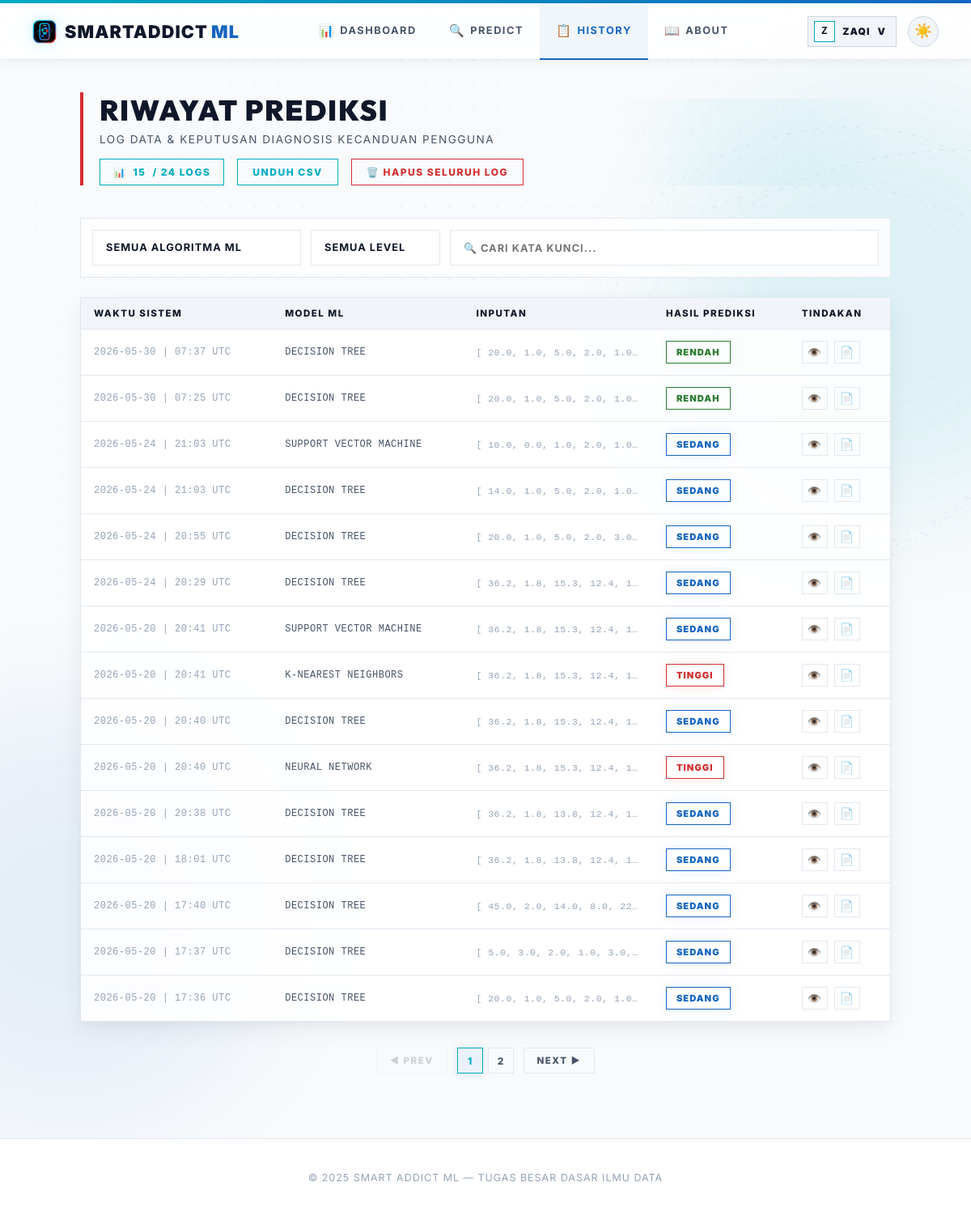
The app's page /history (signed in), older data.
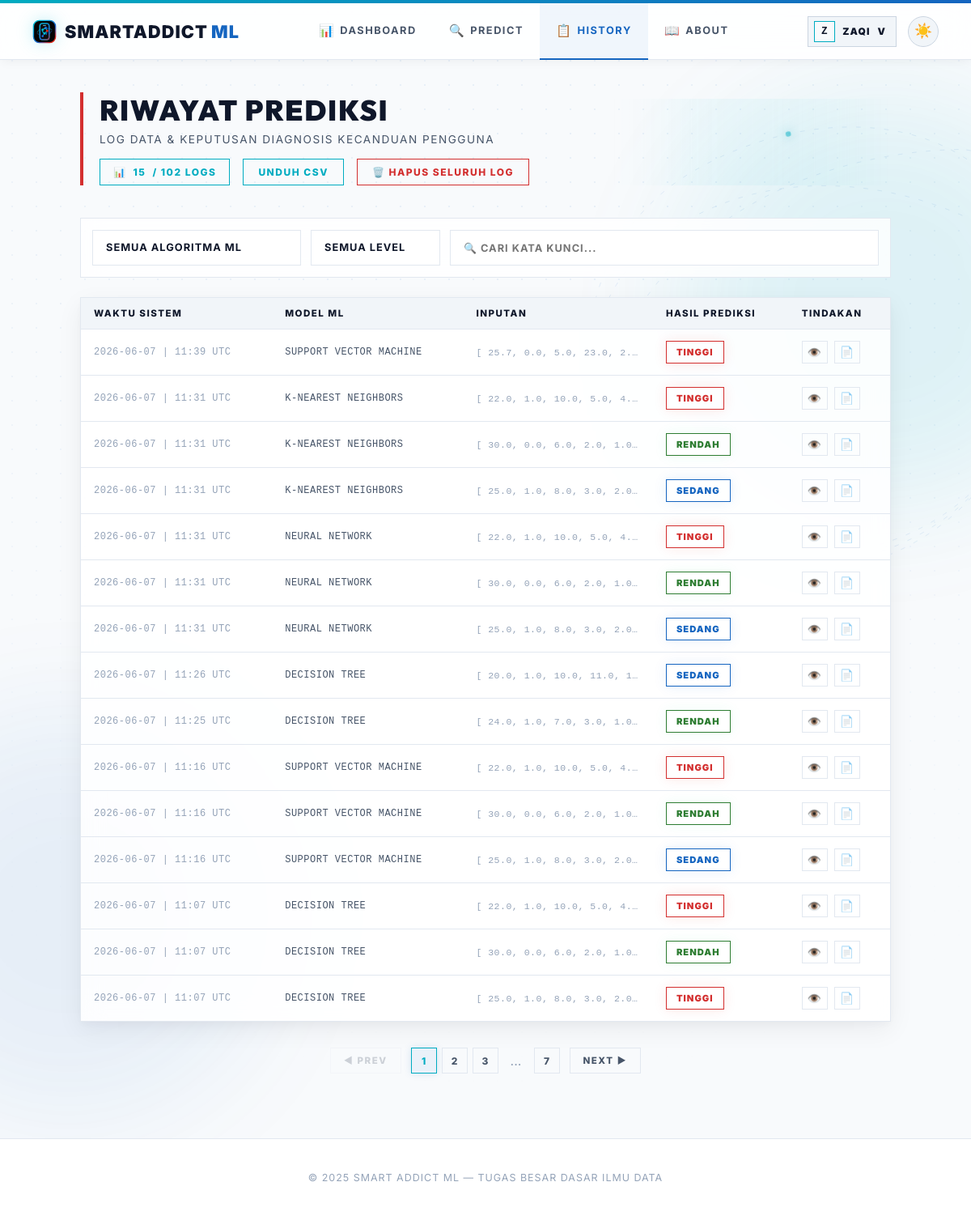
The same page, newer data.
### smartaddict/models/prediction.py (models this page shows)
class Prediction(db.Model):
    id = db.Column(db.Integer, primary_key=True)
    user_id = db.Column(db.Integer, db.ForeignKey("user.id"), nullable=False)
    model_name = db.Column(db.String(50), nullable=False)
    input_values = db.Column(db.Text, nullable=False)
    result = db.Column(db.String(20), nullable=False)
    prediction_raw = db.Column(db.Integer, nullable=False)
    timestamp = db.Column(db.DateTime, default=datetime.utcnow)
    @property
    def input_list(self):
        return json.loads(self.input_values)

### smartaddict/routes/user_routes.py (the view)
@user_bp.route("/history", endpoint='history_page')
@login_required
def history_page():
    page = request.args.get('page', 1, type=int)
    per_page = 15
    pagination = Prediction.query.filter_by(user_id=current_user.id).order_by(
        Prediction.timestamp.desc()
    ).paginate(page=page, per_page=per_page, error_out=False)
    return render_template(
        "history.html",
        predictions=pagination.items,
        pagination=pagination,
        active_page='history',
    )

### app.py (called while the page is built)
@app.after_request
def add_no_cache(response):
    response.headers['Cache-Control'] = 'no-store, no-cache, must-revalidate, max-age=0'
    response.headers['Pragma'] = 'no-cache'
    response.headers['Expires'] = '0'
    return response

@login_manager.user_loader
def load_user(user_id):
    try:
        return User.query.get(int(user_id))
    except Exception:
        return None

### smartaddict/models/user.py (called while the page is built)
    @property
    def is_admin(self):
        return self.role == "admin"

### templates/history.html (shortened to what the changed rows need)
{% extends "base.html" %}
{% block content %}
<main class="content">
    <div class="page-header">
        <div class="header-text">
            <h1>RIWAYAT PREDIKSI</h1>
        </div>
        <div class="header-actions">
            <div class="count-badge">📊 <span id="vc">{{ predictions|length }}</span> / {{ pagination.total if pagination else predictions|length }} LOGS</div>
            {% if predictions %}
            <a href="{{ url_for('user.download_history') }}" class="btn-export">UNDUH CSV</a>
            <form method="post" action="{{ url_for('user.clear_my_history') }}" style="display:inline" onsubmit="return confirm('APAKAH ANDA YAKIN INGIN MENGHAPUS SELURUH LOG RIWAYAT?')">
                <button type="submit" class="btn-danger">🗑️ HAPUS SELURUH LOG</button>
            </form>
            {% endif %}
        </div>
    </div>
    {% if predictions %}
    <div class="table-container">
        <table class="h-table">
            <thead>
                <tr>
                    <th>WAKTU SISTEM</th>
                    <th>MODEL ML</th>
                    <th>INPUTAN</th>
                    <th>HASIL PREDIKSI</th>
                    <th>TINDAKAN</th>
                </tr>
            </thead>
            <tbody id="tb">
                {% for p in predictions %}
                {% set inputs = p.input_list %}
                <tr data-m="{{ p.model_name }}" data-l="{{ p.result }}" data-t="{{ current_user.username }} {{ p.model_name }} {{ p.result }} {{ p.timestamp }}">
                    <td style="color:var(--text-muted); font-family: monospace; font-size:0.75rem">{{ p.timestamp.strftime('%Y-%m-%d | %H:%M UTC') }}</td>
                    <td style="font-family: monospace; text-transform: uppercase; font-size: 0.75rem;">{{ p.model_name }}</td>
                    <td style="font-size:0.72rem; color:var(--text-muted); font-family:monospace; max-width:200px; overflow:hidden; text-overflow:ellipsis; white-space:nowrap" title="{{ inputs }}">
                        [
                        {% for val in inputs %}
                          {{ val | round(1) }}{% if not loop.last %}, {% endif %}
                        {% endfor %}
                    </td>
                    <td>
                        <span class="badge-sm {% if p.result == 'Rendah' %}r{% elif p.result == 'Sedang' %}s{% else %}t{% endif %}">
                            {{ p.result | upper }}
                        </span>
                    </td>
                    <td>
                        <button type="button" class="detail-btn" onclick="showDetailModal('{{ p.model_name }}', '{{ p.result }}', '{{ p.timestamp.strftime('%Y-%m-%d | %H:%M UTC') }}', {{ inputs | tojson }})" title="LIHAT DETAIL">👁️</button>
                        <button type="button" class="pdf-btn" onclick="exportRowPDF('{{ current_user.username }}', '{{ p.model_name }}', '{{ p.result }}', '{{ p.timestamp.strftime('%Y-%m-%d | %H:%M UTC') }}', {{ inputs | tojson }})" title="EXPORT PDF">📄</button>
                    </td>
                </tr>
                {% endfor %}
            </tbody>
        </table>
    </div>
    {% if pagination and pagination.pages > 1 %}
    <div class="pagination-container">
        <div class="page-numbers">
            {% for page_num in pagination.iter_pages(left_edge=1, right_edge=1, left_current=2, right_current=2) %}
                {% if page_num %}
                    {% if page_num == pagination.page %}
                    <span class="page-num active">{{ page_num }}</span>
                    {% else %}
                    <a href="{{ url_for('user.history_page', page=page_num) }}" class="page-num">{{ page_num }}</a>
                    {% endif %}
                {% else %}
                    <span style="display: inline-flex; align-items: center; justify-content: center; width: 32px; height: 32px; color: var(--text-muted);">...</span>
                {% endif %}
            {% endfor %}
        </div>
    </div>
    {% endif %}
    {% endif %}
</main>
{% endblock %}

Row changes from the older to the newer data that the page shows:
no longer on this page (row unchanged): Prediction: timestamp "2026-05-30 | 07:37 UTC", model_name "DECISION TREE", val "20.0" "1.0" "5.0" "2.0" "1.0", result "RENDAH"
no longer on this page (row unchanged): Prediction: timestamp "2026-05-30 | 07:25 UTC", model_name "DECISION TREE", val "20.0" "1.0" "5.0" "2.0" "1.0", result "RENDAH"
no longer on this page (row unchanged): Prediction: timestamp "2026-05-24 | 21:03 UTC", model_name "SUPPORT VECTOR MACHINE", val "10.0" "0.0" "1.0" "2.0" "1.0", result "SEDANG"
no longer on this page (row unchanged): Prediction: timestamp "2026-05-24 | 21:03 UTC", model_name "DECISION TREE", val "14.0" "1.0" "5.0" "2.0" "1.0", result "SEDANG"
no longer on this page (row unchanged): Prediction: timestamp "2026-05-24 | 20:55 UTC", model_name "DECISION TREE", val "20.0" "1.0" "5.0" "2.0" "3.0", result "SEDANG"
no longer on this page (row unchanged): Prediction: timestamp "2026-05-24 | 20:29 UTC", model_name "DECISION TREE", val "36.2" "1.8" "15.3" "12.4" "1…", result "SEDANG"
no longer on this page (row unchanged): Prediction: timestamp "2026-05-20 | 20:41 UTC", model_name "SUPPORT VECTOR MACHINE", val "36.2" "1.8" "15.3" "12.4" "1…", result "SEDANG"
no longer on this page (row unchanged): Prediction: timestamp "2026-05-20 | 20:41 UTC", model_name "K-NEAREST NEIGHBORS", val "36.2" "1.8" "15.3" "12.4" "1…", result "TINGGI"
no longer on this page (row unchanged): Prediction: timestamp "2026-05-20 | 20:40 UTC", model_name "DECISION TREE", val "36.2" "1.8" "15.3" "12.4" "1…", result "SEDANG"
no longer on this page (row unchanged): Prediction: timestamp "2026-05-20 | 20:40 UTC", model_name "NEURAL NETWORK", val "36.2" "1.8" "15.3" "12.4" "1…", result "TINGGI"
no longer on this page (row unchanged): Prediction: timestamp "2026-05-20 | 20:38 UTC", model_name "DECISION TREE", val "36.2" "1.8" "13.8" "12.4" "1…", result "SEDANG"
no longer on this page (row unchanged): Prediction: timestamp "2026-05-20 | 18:01 UTC", model_name "DECISION TREE", val "36.2" "1.8" "13.8" "12.4" "1…", result "SEDANG"
no longer on this page (row unchanged): Prediction: timestamp "2026-05-20 | 17:40 UTC", model_name "DECISION TREE", val "45.0" "2.0" "14.0" "8.0" "22…", result "SEDANG"
no longer on this page (row unchanged): Prediction: timestamp "2026-05-20 | 17:37 UTC", model_name "DECISION TREE", val "5.0" "3.0" "2.0" "1.0" "3.0", result "SEDANG"
no longer on this page (row unchanged): Prediction: timestamp "2026-05-20 | 17:36 UTC", model_name "DECISION TREE", val "20.0" "1.0" "5.0" "2.0" "1.0", result "SEDANG"
added Prediction: timestamp "2026-06-07 | 11:39 UTC", model_name "SUPPORT VECTOR MACHINE", val "25.7" "0.0" "5.0" "23.0" "2.…", result "TINGGI"
added Prediction: timestamp "2026-06-07 | 11:31 UTC", model_name "K-NEAREST NEIGHBORS", val "22.0" "1.0" "10.0" "5.0" "4.…", result "TINGGI"
added Prediction: timestamp "2026-06-07 | 11:31 UTC", model_name "K-NEAREST NEIGHBORS", val "30.0" "0.0" "6.0" "2.0" "1.0", result "RENDAH"
added Prediction: timestamp "2026-06-07 | 11:31 UTC", model_name "K-NEAREST NEIGHBORS", val "25.0" "1.0" "8.0" "3.0" "2.0", result "SEDANG"
added Prediction: timestamp "2026-06-07 | 11:31 UTC", model_name "NEURAL NETWORK", val "22.0" "1.0" "10.0" "5.0" "4.…", result "TINGGI"
added Prediction: timestamp "2026-06-07 | 11:31 UTC", model_name "NEURAL NETWORK", val "30.0" "0.0" "6.0" "2.0" "1.0", result "RENDAH"
added Prediction: timestamp "2026-06-07 | 11:31 UTC", model_name "NEURAL NETWORK", val "25.0" "1.0" "8.0" "3.0" "2.0", result "SEDANG"
added Prediction: timestamp "2026-06-07 | 11:26 UTC", model_name "DECISION TREE", val "20.0" "1.0" "10.0" "11.0" "1…", result "SEDANG"
added Prediction: timestamp "2026-06-07 | 11:25 UTC", model_name "DECISION TREE", val "24.0" "1.0" "7.0" "3.0" "1.0", result "RENDAH"
added Prediction: timestamp "2026-06-07 | 11:16 UTC", model_name "SUPPORT VECTOR MACHINE", val "22.0" "1.0" "10.0" "5.0" "4.…", result "TINGGI"
added Prediction: timestamp "2026-06-07 | 11:16 UTC", model_name "SUPPORT VECTOR MACHINE", val "30.0" "0.0" "6.0" "2.0" "1.0", result "RENDAH"
added Prediction: timestamp "2026-06-07 | 11:16 UTC", model_name "SUPPORT VECTOR MACHINE", val "25.0" "1.0" "8.0" "3.0" "2.0", result "SEDANG"
added Prediction: timestamp "2026-06-07 | 11:07 UTC", model_name "DECISION TREE", val "22.0" "1.0" "10.0" "5.0" "4.…", result "TINGGI"
added Prediction: timestamp "2026-06-07 | 11:07 UTC", model_name "DECISION TREE", val "30.0" "0.0" "6.0" "2.0" "1.0", result "RENDAH"
added Prediction: timestamp "2026-06-07 | 11:07 UTC", model_name "DECISION TREE", val "25.0" "1.0" "8.0" "3.0" "2.0", result "TINGGI"
Text that changed along with them:
{{ pagination.total if pagination else predictions|length }}: "24" → "102"
new list line: "3"
new list line: "7"
